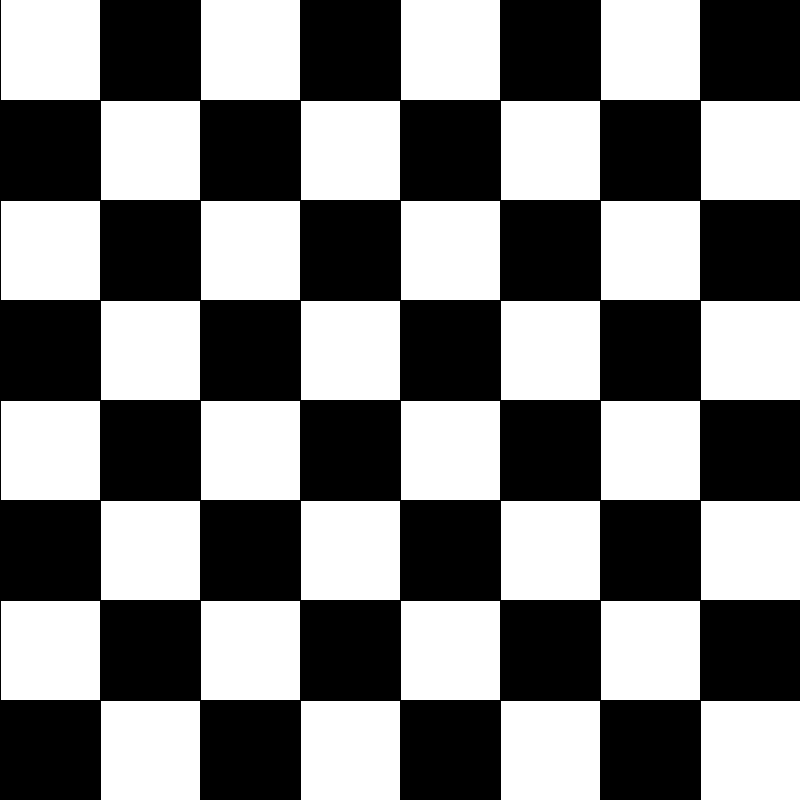
Frame 1 (no input)
Frame 60 (the mouse pressed at the canvas centre just before this capture): identical to frame 1, image omitted
Frame 120 (the mouse held since frame 60 and released just before this capture): identical to frame 1, image omitted

The Processing sketch that drew this single still picture (run headless with seeded random() and noise(); from frame 60 on, the mouse is pressed at the canvas centre):

// Processing sketch: chessboard
// ── chessboard.pde
void setup() {
  size(800, 800);
  }
void draw() {
  background(255);
  fill(0);
  for (int z = 0,y = 0; y < height; y += 100) {
    z -= 100;
    for(int x = z; x < width; x += 200) {
      rect(x, y, 100, 100);
    }
  }
}
